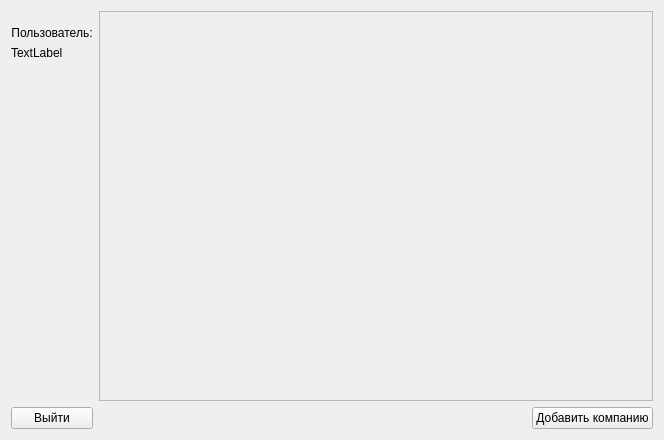
<?xml version="1.0" encoding="UTF-8"?>
<ui version="4.0">
 <class>projects</class>
 <widget class="QWidget" name="projects">
  <property name="geometry">
   <rect>
    <x>0</x>
    <y>0</y>
    <width>664</width>
    <height>440</height>
   </rect>
  </property>
  <property name="windowTitle">
   <string>Компании</string>
  </property>
  <layout class="QHBoxLayout" name="horizontalLayout">
   <property name="leftMargin">
    <number>11</number>
   </property>
   <property name="rightMargin">
    <number>11</number>
   </property>
   <item>
    <layout class="QVBoxLayout" name="verticalLayout">
     <property name="topMargin">
      <number>15</number>
     </property>
     <item>
      <widget class="QLabel" name="label">
       <property name="text">
        <string>Пользователь:</string>
       </property>
       <property name="alignment">
        <set>Qt::AlignCenter</set>
       </property>
       <property name="wordWrap">
        <bool>true</bool>
       </property>
      </widget>
     </item>
     <item>
      <widget class="QLabel" name="username">
       <property name="text">
        <string>TextLabel</string>
       </property>
      </widget>
     </item>
     <item>
      <spacer name="verticalSpacer">
       <property name="orientation">
        <enum>Qt::Vertical</enum>
       </property>
       <property name="sizeHint" stdset="0">
        <size>
         <width>20</width>
         <height>40</height>
        </size>
       </property>
      </spacer>
     </item>
     <item>
      <widget class="QPushButton" name="exit_btn">
       <property name="text">
        <string>Выйти</string>
       </property>
      </widget>
     </item>
    </layout>
   </item>
   <item>
    <layout class="QVBoxLayout" name="verticalLayout_3">
     <item>
      <widget class="QScrollArea" name="scrollArea">
       <property name="widgetResizable">
        <bool>true</bool>
       </property>
       <widget class="QWidget" name="scrollAreaWidgetContents">
        <property name="geometry">
         <rect>
          <x>0</x>
          <y>0</y>
          <width>528</width>
          <height>376</height>
         </rect>
        </property>
        <layout class="QVBoxLayout" name="verticalLayout_2">
         <item>
          <layout class="QVBoxLayout" name="companies"/>
         </item>
        </layout>
       </widget>
      </widget>
     </item>
     <item>
      <layout class="QHBoxLayout" name="horizontalLayout_2">
       <item>
        <spacer name="horizontalSpacer">
         <property name="orientation">
          <enum>Qt::Horizontal</enum>
         </property>
         <property name="sizeHint" stdset="0">
          <size>
           <width>40</width>
           <height>20</height>
          </size>
         </property>
        </spacer>
       </item>
       <item>
        <widget class="QPushButton" name="add_company">
         <property name="text">
          <string>Добавить компанию</string>
         </property>
        </widget>
       </item>
      </layout>
     </item>
    </layout>
   </item>
  </layout>
 </widget>
 <resources/>
 <connections/>
</ui>
